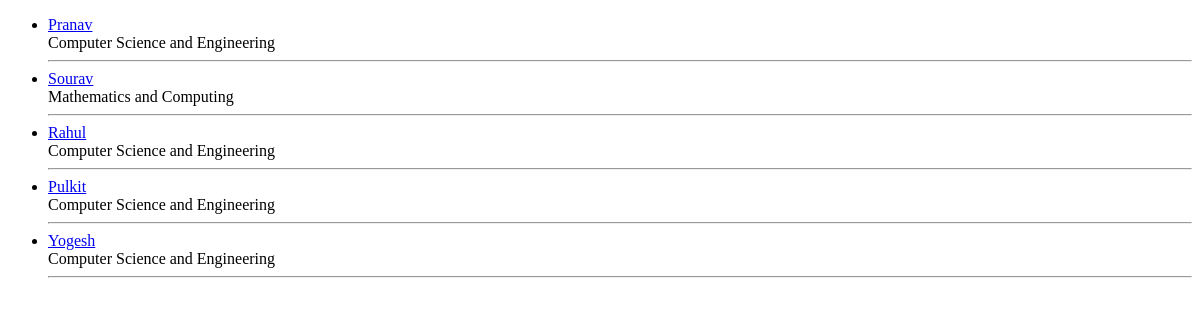
The app's page /students, older data.
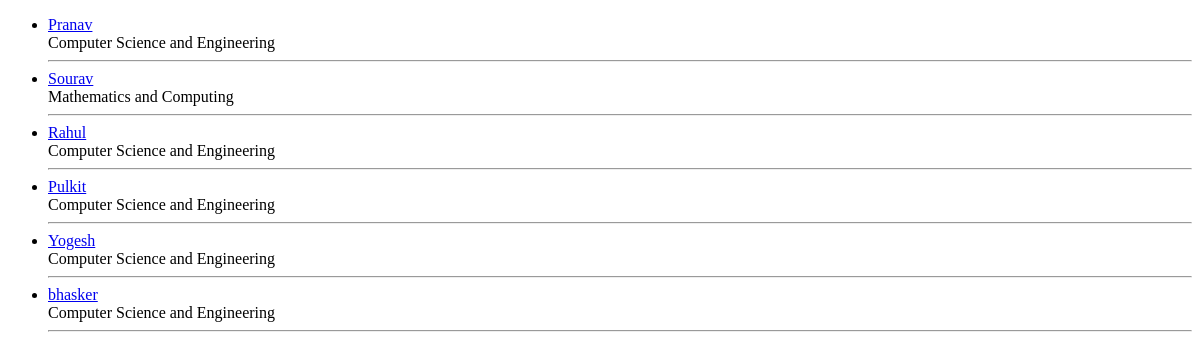
The same page, newer data.
### home/models.py (models this page shows, shortened)
class Student(models.Model):
	name = models.CharField(max_length=200)
	PROGRAM_CHOICES = [
        ('BTech', 'Bachelor of Technology'),
        ('BDes', 'Bachelor of Design'),
        ('MTech', 'Master of Technology'),
        ('MDes', 'Master of Design'),
    ]
	programs = models.CharField(
		max_length=5,
        choices=PROGRAM_CHOICES,
        default='BTech',
	)
	day=models.IntegerField(validators=[MaxValueValidator(10),MinValueValidator(0)],default=0)
	branch = models.ForeignKey(Branch,on_delete=models.CASCADE)
	company = models.CharField(max_length=100, blank=True)
	placed = models.BooleanField(default=False)
	sector = models.CharField(max_length=100, blank=True)
	profile = models.CharField(max_length=100, blank=True)
	SLOT_CHOICES = [
        ('S1', 'Slot 1'),
        ('S2', 'Slot 2'),
        ('S3', 'Slot 3'),
    ]
	slot = models.CharField(
		max_length=2,
        choices=SLOT_CHOICES,
        blank=True
	)

class Branch(models.Model):
	branchName = models.CharField(
		max_length=50,
		choices=BRANCH_CHOICES,
		default='CSE'
		)
	num = models.IntegerField(default=0,validators=[MinValueValidator(0)])

### home/views.py (the view)
# urls.py: path('students', views.studentsList , name='students'),
def studentsList(request):
	students = Student.objects.all()
	context = {
		'students': students,
	}
	return render(request, 'home/studentsList.html', context)

### home/templates/home/studentsList.html (shortened to what this page needs)
<!DOCTYPE html>
<html>
<head>
</head>
<body>
	<ul>
	{% for student in students %}
	<li>
		<a href="{% url 'home:studentDetails' student.id %}">
		{{student.name}}
		</a>
		<br>
		{{student.branch.get_branchName_display}}
		<br><hr>
	</li>
	{% endfor %}
	</ul>
</body>
</html>

Row changes from the older to the newer data that the page shows:
added Student: name "bhasker", branch.branchName "Computer Science and Engineering"
